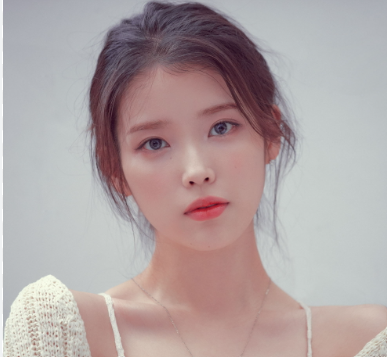
#> input picture HELLO_AI/day01/iu.png, 387 x 357 px
$ python mycv05.py
#> lines starting #> are read from the running program, lines starting #| are printed output that depends on the picture
import cv2

img = cv2.imread('iu.png')
#> img is the input picture: shape (357, 387, 3); mean B, G, R 162.3, 162.2, 175.6


(h, w) = img.shape[:2]
#> h = 357; w = 387
(cX, cY) = (w // 2, h // 2)
#> cX = 193; cY = 178

M = cv2.getRotationMatrix2D((cX, cY), 45, 1.0)
rotated_45 = cv2.warpAffine(img, M, (w, h))
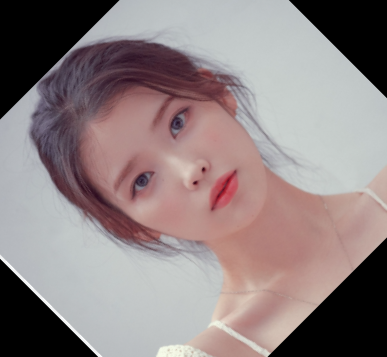
#> rotated_45: shape (357, 387, 3); mean B, G, R 130.1, 129.8, 142.7

cv2.imshow("Rotated by 45 Degrees", rotated_45)

print(img)
#> (printed output is left out)

cv2.waitKey(0)

$ run again, with HELLO_AI/day01/0.png copied over HELLO_AI/day01/iu.png
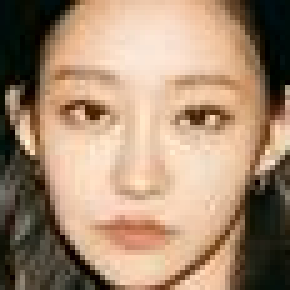
#> input picture HELLO_AI/day01/0.png, 58 x 58 px (shown 5 times larger)
#> img is the input picture: shape (58, 58, 3); mean B, G, R 114.2, 138.8, 166.5
#> `rotated_45 = cv2.warpAffine(img, M, (w, h))`:
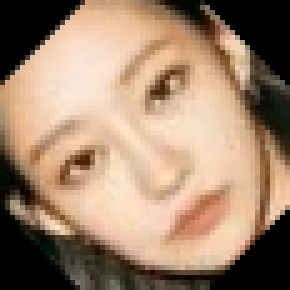
#> rotated_45: shape (58, 58, 3) (shown 5 times larger); mean B, G, R 109.6, 132.4, 159.6
#> (printed output is left out)

$ run again, with HELLO_AI/day01/1.png copied over HELLO_AI/day01/iu.png
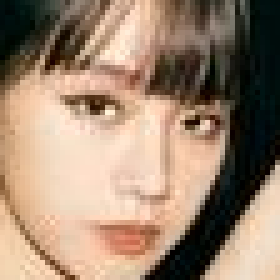
#> input picture HELLO_AI/day01/1.png, 56 x 56 px (shown 5 times larger)
#> img is the input picture: shape (56, 56, 3); mean B, G, R 112.2, 133.3, 157.8
#> `rotated_45 = cv2.warpAffine(img, M, (w, h))`:
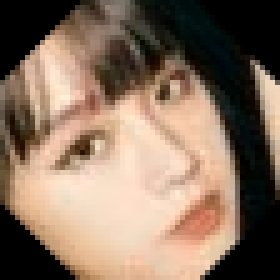
#> rotated_45: shape (56, 56, 3) (shown 5 times larger); mean B, G, R 95.4, 113.1, 135.4
#> (printed output is left out)

$ run again, with HELLO_AI/day01/2.png copied over HELLO_AI/day01/iu.png
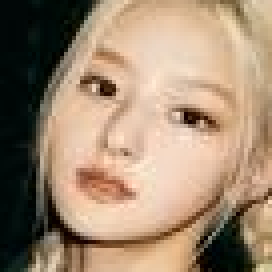
#> input picture HELLO_AI/day01/2.png, 68 x 68 px (shown 4 times larger)
#> img is the input picture: shape (68, 68, 3); mean B, G, R 113.4, 137, 160.8
#> `rotated_45 = cv2.warpAffine(img, M, (w, h))`:
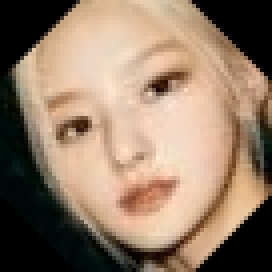
#> rotated_45: shape (68, 68, 3) (shown 4 times larger); mean B, G, R 102.9, 123.6, 146.2
#> (printed output is left out)
